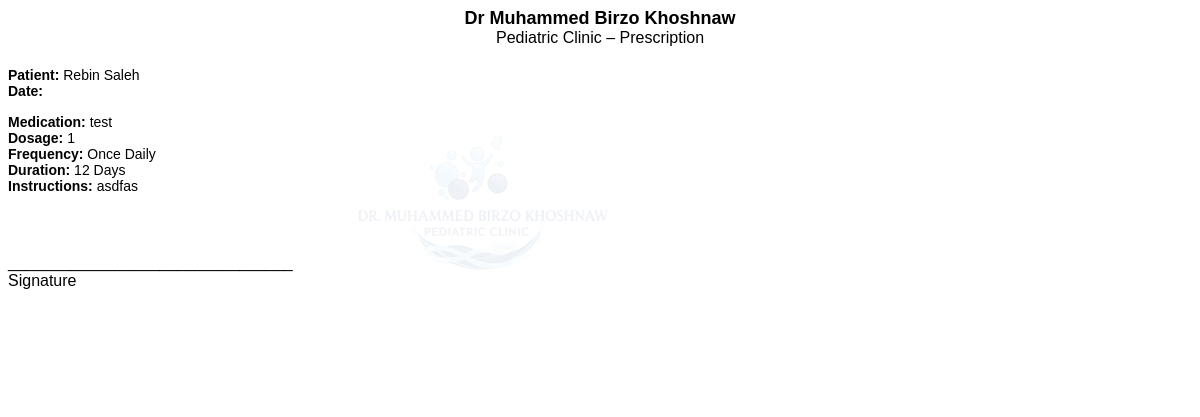
The app's page /prescriptions/1/print/ (signed in) with its own data.
### pediatric/models.py (models this page shows, shortened)
class Patient(models.Model):
    GENDER_CHOICES = [
        ('Male', 'Male'),
        ('Female', 'Female'),
    ]
    BLOOD_TYPE_CHOICES = [
        ('A', 'A'),
        ('B', 'B'),
        ('AB', 'AB'),
        ('O', 'O'),
    ]
    patient_name = models.CharField(max_length=100)
    date_of_birth = models.DateField()
    gender = models.CharField(max_length=10, choices=GENDER_CHOICES)
    blood_type = models.CharField(max_length=5, choices=BLOOD_TYPE_CHOICES, null=True, blank=True)
    contact_number = models.CharField(max_length=20, blank=True, null=True)
    parent_name = models.CharField(max_length=100, blank=True, null=True)
    parent_contact = models.CharField(max_length=20, blank=True, null=True)
    address = models.CharField(max_length=200, blank=True, null=True)
    city = models.CharField(max_length=50, blank=True, null=True)
    country = models.CharField(max_length=50, blank=True, null=True)
    medical_history = models.TextField(blank=True, null=True)
    notes = models.TextField(blank=True, null=True)
    date_registered = models.DateTimeField(auto_now_add=True)
    created_by = models.ForeignKey(User, on_delete=models.SET_NULL, null=True, related_name='patients_created')
    class Meta:
        ordering = ['-date_registered']

class MedicinePrescription(models.Model):
    FREQUENCY_CHOICES = [
        ('Once Daily', 'Once Daily'),
        ('Twice Daily', 'Twice Daily'),
        ('Thrice Daily', 'Thrice Daily'),
        ('Four Times Daily', 'Four Times Daily'),
        ('Every 6 Hours', 'Every 6 Hours'),
        ('Every 8 Hours', 'Every 8 Hours'),
        ('Every 12 Hours', 'Every 12 Hours'),
        ('As Needed', 'As Needed'),
    ]
    DURATION_UNIT_CHOICES = [
        ('Days', 'Days'),
        ('Weeks', 'Weeks'),
        ('Months', 'Months'),
    ]
    STATUS_CHOICES = [
        ('Active', 'Active'),
        ('Completed', 'Completed'),
        ('Discontinued', 'Discontinued'),
    ]
    patient = models.ForeignKey(Patient, on_delete=models.CASCADE, related_name='prescriptions')
    medicine_name = models.CharField(max_length=200)
    dosage = models.CharField(max_length=100, help_text="e.g., 500mg, 10ml")
    frequency = models.CharField(max_length=30, choices=FREQUENCY_CHOICES)
    duration_value = models.IntegerField(help_text="Number of days/weeks/months")
    duration_unit = models.CharField(max_length=10, choices=DURATION_UNIT_CHOICES, default='Days')
    start_date = models.DateField(auto_now_add=True)
    end_date = models.DateField(blank=True, null=True)
    indication = models.TextField(blank=True, help_text="Why this medicine is prescribed")
    instructions = models.TextField(blank=True, help_text="Special instructions (e.g., take with food)")
    side_effects = models.TextField(blank=True, help_text="Known side effects")
    prescribed_by = models.CharField(max_length=200, blank=True, help_text="Doctor's name")
    status = models.CharField(max_length=20, choices=STATUS_CHOICES, default='Active')
    notes = models.TextField(blank=True)
    class Meta:
        ordering = ['-start_date']

### pediatric/views.py (the view)
@login_required
def prescription_print(request, rx_id):
    prescription = get_object_or_404(MedicinePrescription, pk=rx_id)
    patient = prescription.patient
    html = render_to_string(
        'prescriptions/prescription_print.html',
        {'patient': patient, 'prescription': prescription}
    )
    return HttpResponse(html)

### templates/prescriptions/prescription_print.html (shortened to what this page needs)
<!DOCTYPE html>
<html>
<head>
</head>
<body>
  <div class="watermark">
    <img src="/media/Logo.png" alt="Clinic Logo">
  </div>
  <div class="header">
    <div class="doctor-name">Dr Muhammed Birzo Khoshnaw</div>
    <div>Pediatric Clinic – Prescription</div>
  </div>
  <div class="patient-info">
    <strong>Patient:</strong> {{ patient.patient_name }}<br>
    <strong>Date:</strong> {{ prescription.created_at|date:"Y-m-d" }}
  </div>
  <div class="meds">
    <strong>Medication:</strong> {{ prescription.medicine_name }}<br>
    <strong>Dosage:</strong> {{ prescription.dosage }}<br>
    <strong>Frequency:</strong> {{ prescription.frequency }}<br>
    <strong>Duration:</strong> {{ prescription.duration_value }} {{ prescription.duration_unit }}<br>
    <strong>Instructions:</strong> {{ prescription.instructions }}
  </div>
  <div style="margin-top:60px;">
    ________________________________<br>
    Signature
  </div>
</body>
</html>

### templates/prescriptions/prescription_print.html (style rules this page uses)
body { font-family: Arial, sans-serif; position: relative; }
.watermark { position: fixed; top: 30%; left: 50%; transform: translate(-50%, -50%); opacity: 0.08; z-index: -1; }
.watermark img { width: 60%; }
.header { text-align: center; margin-bottom: 20px; }
.doctor-name { font-weight: bold; font-size: 18px; }
.patient-info, .meds { margin-bottom: 15px; font-size: 14px; }

### records on screen
Patient: patient_name "Rebin Saleh"
MedicinePrescription: medicine_name "test", dosage "1", frequency "Once Daily", duration_value "12", duration_unit "Days", instructions "asdfas"
